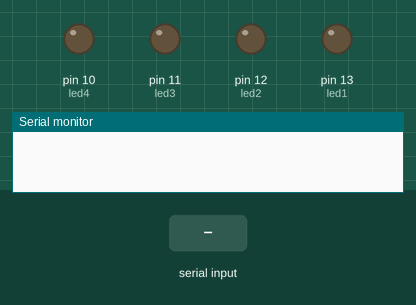
This sketch was run on a simulated Arduino Uno, built with avr-gcc and run on an emulated ATmega328P. Parts: output pins drawn as LEDs (lit = HIGH), the last lines printed to the serial monitor. The inputs (shaded band) are chosen by the test bench.

Above: at 1.2 s.
1.3 s: "a" received over the second serial link
At 2.4 s:
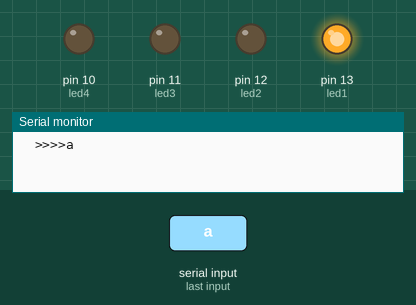
2.8 s: "b" received over the second serial link
At 3.5 s:
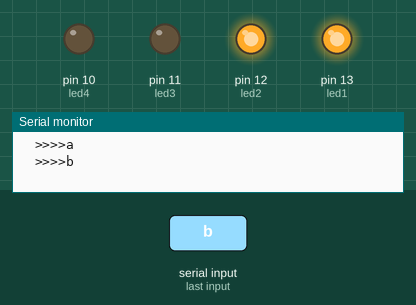
4.3 s: "1" received over the second serial link
At 4.7 s:
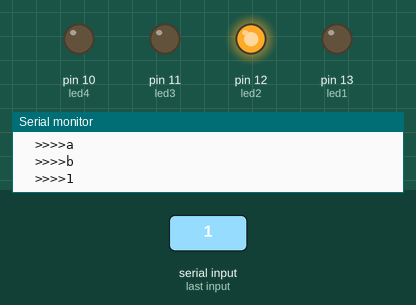
5.8 s: "c" received over the second serial link
At 7.0 s:
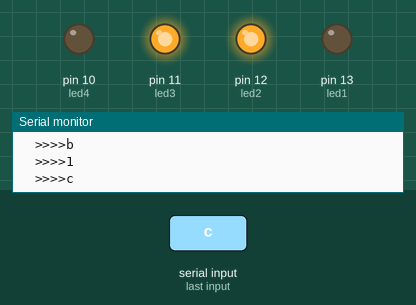
7.3 s: "d" received over the second serial link
At 8.2 s:
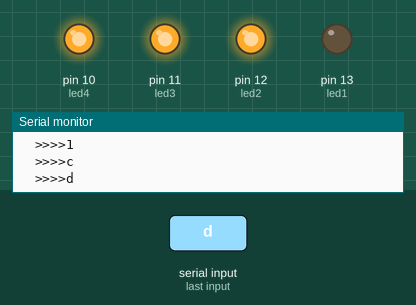
8.8 s: "x" received over the second serial link
At 9.3 s:
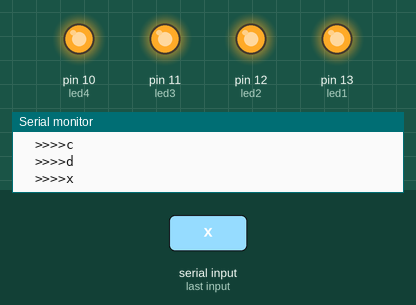
Timing chart, 0 to 11.3 s (numbered marks = the images above; inputs shaded):
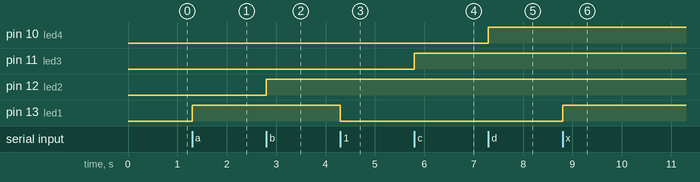

The sketch:

blueTooth_HC06.ino
```cpp
#include <SoftwareSerial.h>
#define led1 13
#define led2 12
#define led3 11
#define led4 10
SoftwareSerial BT(0,1);
void setup() {
  pinMode(led1, OUTPUT);
  pinMode(led2, OUTPUT);
  pinMode(led3, OUTPUT);
  pinMode(led4, OUTPUT);


  BT.begin(9600);
  BT.println("Hello from Arduino");
  Serial.begin(9600);
}

char value;
void loop() {

  if (BT.available())
  {
    value=(BT.read());
    Serial.print("  >>>>");
    Serial.println(value);

    if(value=='a')
    {
      digitalWrite(led1,HIGH);
     }
     if(value=='1')
     {
      digitalWrite(led1,LOW);
      }

   if(value=='b')
    {
      digitalWrite(led2,HIGH);
     }
     if(value=='2')
     {
      digitalWrite(led2,LOW);
      }

       if(value=='c')
    {
      digitalWrite(led3,HIGH);
     }
     if(value=='3')
     {
      digitalWrite(led3,LOW);
      }

       if(value=='d')
    {
      digitalWrite(led4,HIGH);
     }
     if(value=='4')
     {
      digitalWrite(led4,LOW);
      }


       if(value=='x')
    {
      digitalWrite(led1,HIGH);
      digitalWrite(led2,HIGH);
      digitalWrite(led3,HIGH);
      digitalWrite(led4,HIGH);

     }
     if(value=='z')
     {
      digitalWrite(led1,LOW);
      digitalWrite(led2,LOW);
      digitalWrite(led3,LOW);
      digitalWrite(led4,LOW);


      }


  }
}
```

Measured:
- after the input at 1.3 s, pin 13 (led1): LOW → HIGH at once
- after the input at 2.8 s, pin 12 (led2): LOW → HIGH at once
- after the input at 4.3 s, pin 13 (led1): HIGH → LOW at once
- after the input at 5.8 s, pin 11 (led3): LOW → HIGH at once
- after the input at 7.3 s, pin 10 (led4): LOW → HIGH at once
- after the input at 8.8 s, pin 13 (led1): LOW → HIGH at once
